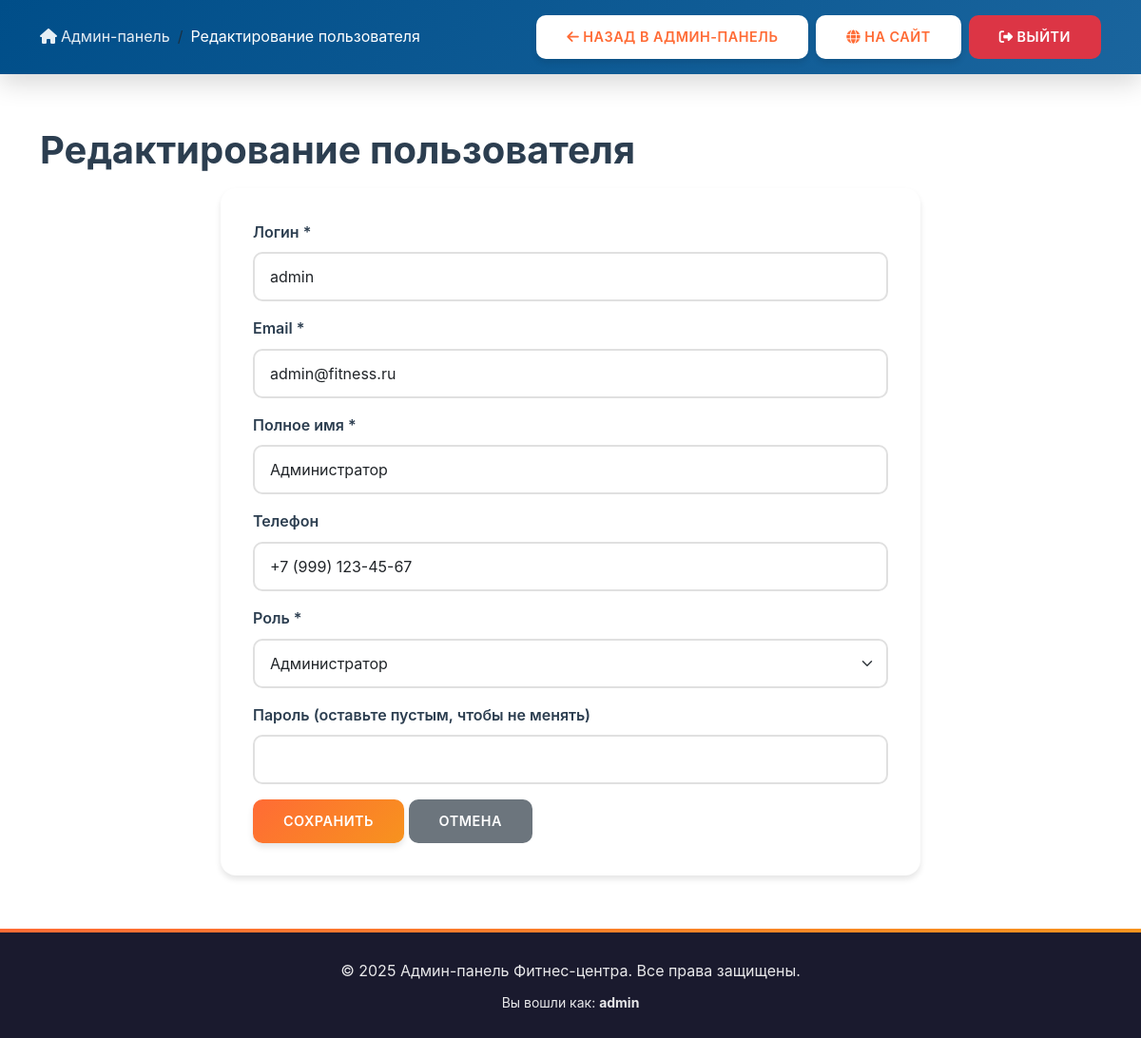
/admin/user_edit.php?id=1 (signed in), run on the app's committed database.
### tables this page shows
CREATE TABLE IF NOT EXISTS users (
    id INT AUTO_INCREMENT PRIMARY KEY,
    username VARCHAR(50) UNIQUE NOT NULL,
    email VARCHAR(100) UNIQUE NOT NULL,
    password VARCHAR(255) NOT NULL,
    full_name VARCHAR(100) NOT NULL,
    phone VARCHAR(20),
    role ENUM('user', 'admin') DEFAULT 'user',
    created_at TIMESTAMP DEFAULT CURRENT_TIMESTAMP,
    updated_at TIMESTAMP DEFAULT CURRENT_TIMESTAMP ON UPDATE CURRENT_TIMESTAMP,
    INDEX idx_username (username),
    INDEX idx_email (email)
);

### admin/user_edit.php (the view, shortened to what this page needs)
<?php
$id = isset($_GET['id']) ? (int)$_GET['id'] : 0;
$is_edit = $id > 0;
$error = '';
$message = '';
$pdo = getDBConnection();
$user = null;
if ($is_edit) {
    $stmt = $pdo->prepare("SELECT * FROM users WHERE id = ?");
    $stmt->execute([$id]);
    $user = $stmt->fetch();
}
include 'includes/header.php';
?>
<h1><?php echo $is_edit ? 'Редактирование пользователя' : 'Добавление пользователя'; ?></h1>
<?php if (!$error || !$message): ?>
    <div class="row justify-content-center">
        <div class="col-md-8">
            <div class="card">
                <div class="card-body">
                    <form method="POST" action="">
                        <div class="mb-3">
                            <label for="username" class="form-label">Логин *</label>
                            <input type="text" class="form-control" id="username" name="username" required
                                   value="<?php echo htmlspecialchars($user['username'] ?? $_POST['username'] ?? ''); ?>">
                        </div>
                        <div class="mb-3">
                            <label for="email" class="form-label">Email *</label>
                            <input type="email" class="form-control" id="email" name="email" required
                                   value="<?php echo htmlspecialchars($user['email'] ?? $_POST['email'] ?? ''); ?>">
                        </div>
                        <div class="mb-3">
                            <label for="full_name" class="form-label">Полное имя *</label>
                            <input type="text" class="form-control" id="full_name" name="full_name" required
                                   value="<?php echo htmlspecialchars($user['full_name'] ?? $_POST['full_name'] ?? ''); ?>">
                        </div>
                        <div class="mb-3">
                            <label for="phone" class="form-label">Телефон</label>
                            <input type="tel" class="form-control" id="phone" name="phone"
                                   value="<?php echo htmlspecialchars($user['phone'] ?? $_POST['phone'] ?? ''); ?>">
                        </div>
                        <div class="mb-3">
                            <label for="role" class="form-label">Роль *</label>
                            <select class="form-select" id="role" name="role" required>
                                <option value="admin" <?php echo ($user['role'] ?? '') === 'admin' ? 'selected' : ''; ?>>Администратор</option>
                            </select>
                        </div>
                        <div class="mb-3">
                            <label for="password" class="form-label">Пароль <?php echo $is_edit ? '(оставьте пустым, чтобы не менять)' : '*'; ?></label>
                            <input type="password" class="form-control" id="password" name="password" <?php echo $is_edit ? '' : 'required'; ?>>
                        </div>
                        <button type="submit" class="btn btn-primary">Сохранить</button>
                        <a href="users.php" class="btn btn-secondary">Отмена</a>
                    </form>
                </div>
            </div>
        </div>
    </div>
<?php endif; ?>
<?php include 'includes/footer.php'; ?>

### assets/css/style.css (style rules this page uses)
:root { --primary-color: #FF6B35; --primary-dark: #E85A2B; --primary-light: #FF8C5A; --secondary-color: #004E89; --secondary-dark: #003A66; --accent-color: #1A659E; --success-color: #06A77D; --danger-color: #DC3545; --warning-color: #FFC107; --dark-color: #1A1A2E; --light-color: #F8F9FA; --text-dark: #2C3E50; --text-light: #6C757D; --gradient-primary: linear-gradient(135deg, #FF6B35 0%, #F7931E 100%); --gradient-secondary: linear-gradient(135deg, #004E89 0%, #1A659E 100%); --shadow-sm: 0 2px 4px rgba(0,0,0,0.1); --shadow-md: 0 4px 6px rgba(0,0,0,0.1); --shadow-lg: 0 10px 25px rgba(0,0,0,0.15); --shadow-xl: 0 15px 35px rgba(0,0,0,0.2); --transition-fast: 0.2s ease; --transition-base: 0.3s ease; --transition-slow: 0.5s ease; }
* { margin: 0; padding: 0; box-sizing: border-box; }
html, body { height: 100%; }
body { font-family: -apple-system, BlinkMacSystemFont, 'Segoe UI', Roboto, 'Helvetica Neue', Arial, sans-serif; font-size: 16px; line-height: 1.6; color: var(--text-dark); background-color: #FFFFFF; overflow-x: hidden; -webkit-font-smoothing: antialiased; -moz-osx-font-smoothing: grayscale; display: flex; flex-direction: column; min-height: 100vh; }
.card { border: none; border-radius: 16px; box-shadow: var(--shadow-md); transition: box-shadow var(--transition-fast), border-color var(--transition-fast); overflow: hidden; background: #FFFFFF; margin-bottom: 2rem; border: 2px solid transparent; }
.card::before { content: ''; position: absolute; top: 0; left: 0; width: 100%; height: 4px; background: var(--gradient-primary); transition: opacity var(--transition-base), width var(--transition-base); opacity: 0; width: 0; }
.card-body { padding: 2rem; }
.btn { border-radius: 10px; padding: 0.75rem 2rem; font-weight: 600; transition: all var(--transition-base); border: none; position: relative; overflow: hidden; text-transform: uppercase; letter-spacing: 0.5px; font-size: 0.9rem; z-index: 1; }
.btn::before { content: ''; position: absolute; top: 50%; left: 50%; margin-top: -150px; margin-left: -150px; width: 0; height: 0; border-radius: 50%; background: rgba(255, 255, 255, 0.2); transition: width 0.6s ease, height 0.6s ease; z-index: 0; }
.btn-primary { background: var(--gradient-primary); color: #FFFFFF; box-shadow: var(--shadow-md); }
.btn-secondary { background: var(--text-light); color: #FFFFFF; }
.form-control, .form-select { border-radius: 10px; border: 2px solid #E0E0E0; padding: 0.75rem 1rem; transition: all var(--transition-base); font-size: 1rem; }
.form-label { font-weight: 600; color: var(--text-dark); margin-bottom: 0.5rem; }
.smooth-scroll { scroll-behavior: smooth; }
h1, h2, h3, h4, h5, h6 { color: var(--text-dark); font-weight: 700; margin-bottom: 1rem; }
h1 { font-size: 2.5rem; }

### data on the page
users: username "admin", email "admin@fitness.ru", full_name "Администратор", phone "+7 (999) 123-45-67", role "Администратор"

### other printed values
$pageTitle "Редактирование пользователя"
$_SESSION['username'] "admin"
